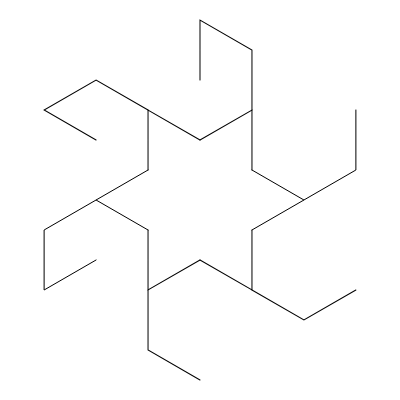
Frame 1 (no input)
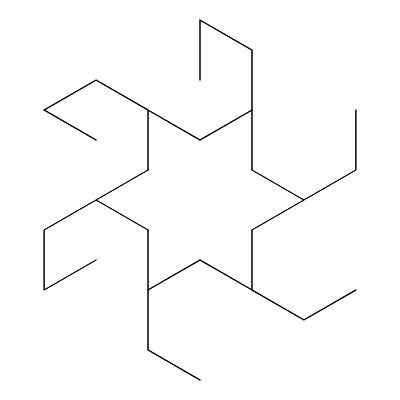
Frame 2 (the mouse pressed at the canvas centre, redrawn once)

The p5.js sketch that drew these frames (run headless with seeded random() and noise() and a simulated clock; the mouse was pressed at the canvas centre and the sketch redrawn once):

// p5.js sketch
// ── sketch.js
/*
Code written by Selcuk ARTUT 2022
Geometric Patterns with Creative Coding 
All rights reserved
*/

//scale factor
let a = 60;

function setup() {
    createCanvas(400, 400);
    angleMode(DEGREES);
    noFill();
    noLoop();
}

function draw() {
    let x0, y0, x1, y1, x2, y2, x3, y3, x4, y4, x5, y5;
    let dx = a * cos(30);
    let dy = a * sin(30);
    push();
        translate(width * 0.5, height * 0.5);
        for (let i = 0; i < 6; i++) {
            push();
                rotate(60 * i);
                translate(dx, dy);
                beginShape();
                x0 = 0;
                y0 = 0;
                x1 = a * cos(30);
                y1 = a * sin(30);
                x2 = 0;
                y2 = 2 * y1;
                vertex(x0, -y0);
                vertex(x1, -y1);
                vertex(x2, -y2);
                endShape();
                beginShape();
                x3 = 2 * x1;
                y3 = 2 * y1;
                x4 = x3;
                y4 = y3 + a;
                x5 = x1;
                y5 = y1 + a;
                vertex(x1, -y1);
                vertex(x3, -y3);
                vertex(x4, -y4);
                if (i >= 3) {
                    vertex(x5, -y5);
                }
                endShape();
            pop();
        }
    pop();
}
